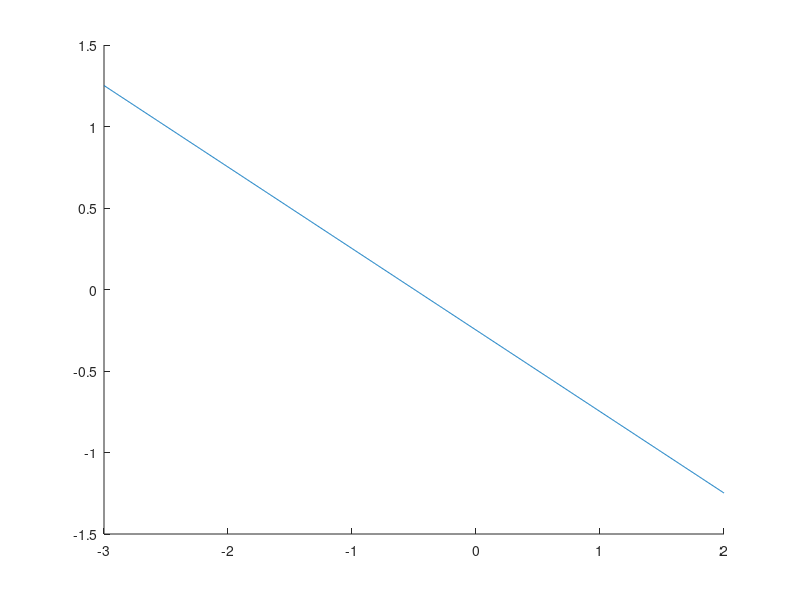

This figure's MATLAB source: (Note: this script raises an error after producing the figure.)
clear all; clc; close all;
hold on;
%% Input Parameters
Nk = [4,6,8];
Gamma = 1;
Lambda = 0.5;
T = 10;
Nt = 1000;
del_t = T/Nt;

%% Actual Memory Kernel for the Harmonic Potential

t = logspace(floor(log10(del_t/10)),floor(log10(10*Nt*del_t)),Nt);
MKactual = (Gamma/gamma(1-Lambda))*t.^(-Lambda);

ActualMermoryKernel = plot(log10(t),log10(MKactual));
ActualMermoryKernel.LineWidth = 2.5;
ActualMermoryKernel.Color = "k";
ActualMermoryKernel.LineStyle = "-";

%% Prony Series Memory Kernel for the Harmonic Potential

% rand('seed',22);
rand('seed',35);
for i = 1:length(Nk)
    nk = Nk(i);
    Tau = logspace(floor(log10(del_t/10)),floor(log10(10*Nt*del_t)),nk);
    c = zeros(nk,1);
    
    % Solving for Least Square Fitting of parameters
    t_mat = repmat(t',1,nk);
    A_mat = (1./Tau).*exp(-t_mat./Tau);
    x_vec = c;
    b_vec = MKactual';

    x_vec = (A_mat'*A_mat)\(A_mat'*b_vec);

    c = x_vec;

    % Prony series approximation of the memory kernel

    MK = zeros(Nt,nk);
    for n = 1:Nt
        for k = 1:nk
            MK(n,k) = (c(k)/Tau(k))*exp(-t(n)/Tau(k));
        end
    end

    MK = sum(MK,2);

    ColorMap = rand(3,1);
    PronySeries(i) = plot(log10(t),log10(MK));
    PronySeries(i).LineWidth = 2.5;
    PronySeries(i).LineStyle = "-.";
    PronySeries(i).Color = ColorMap;
    
    LegendName(i) = sprintf("$N_{k} = %d$",nk);
end

Legend = legend(["Exact Memory Kernel",LegendName],"Interpreter","latex","FontSize",13);

xlabel("$log_{10}(t)$","Interpreter","latex","FontSize",14);
ylabel("$log_{10}(\Gamma(t))$","Interpreter","latex","FontSize",14);
title("Harmonic Potential Memory Kernel Approximation","Interpreter","latex","FontSize",16);

grid on;
grid minor;
